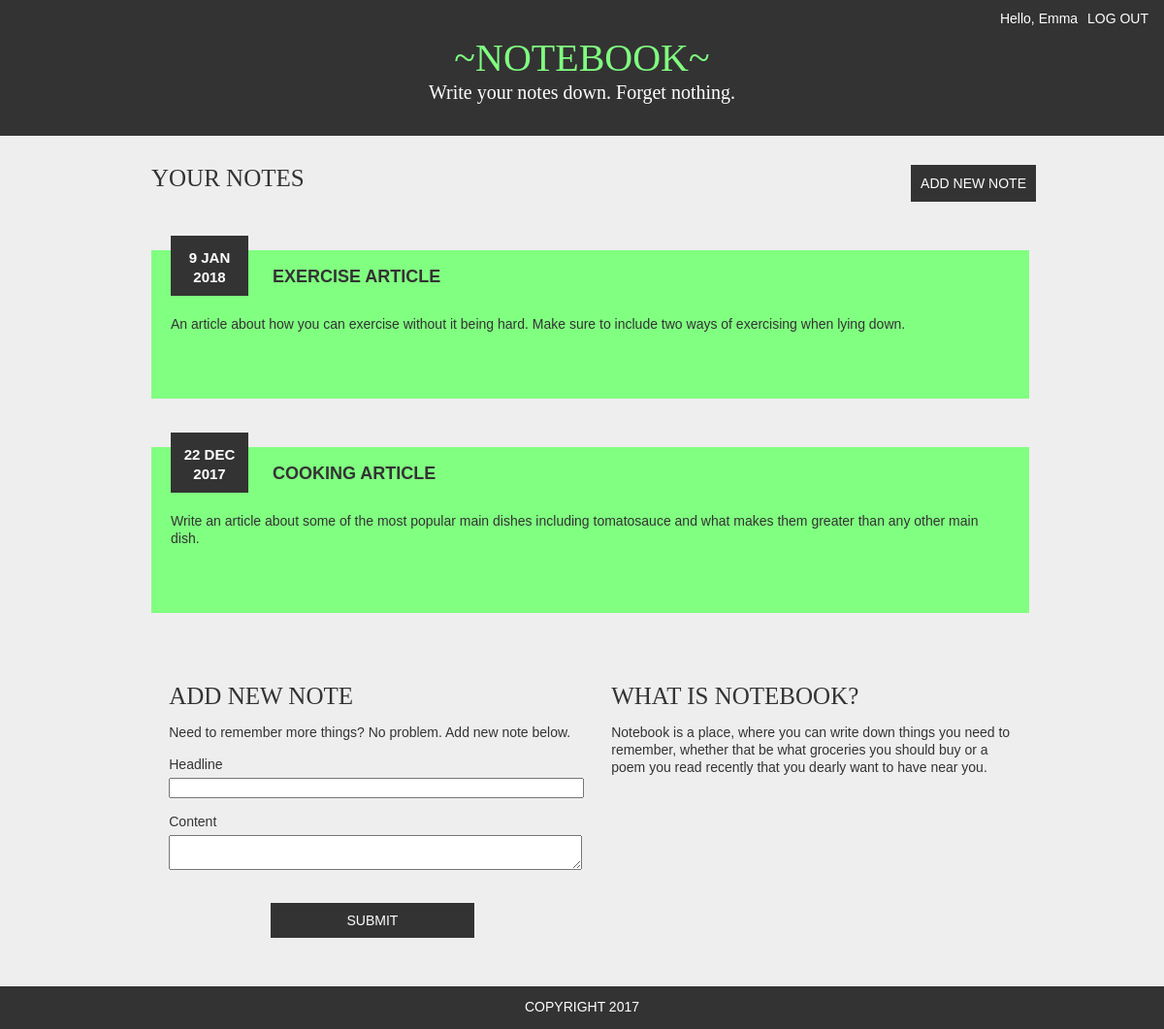
Screenshot of /notebook/dashboard.php (signed in) with the database file from the repository.
### tables this page shows
CREATE TABLE `noteusers` (
  `userid` int(11) NOT NULL AUTO_INCREMENT,
  `email` varchar(50) NOT NULL,
  `username` varchar(15) NOT NULL,
  `password` varchar(100) NOT NULL,
  PRIMARY KEY (`userid`),
  UNIQUE KEY `email` (`email`)
);

CREATE TABLE `notes` (
  `noteid` int(11) NOT NULL AUTO_INCREMENT,
  `headline` varchar(50) NOT NULL,
  `content` varchar(10000) NOT NULL,
  `datepublished` datetime NOT NULL,
  `userid` int(11) NOT NULL,
  PRIMARY KEY (`noteid`),
  KEY `FK_notes_noteusers` (`userid`),
  CONSTRAINT `FK_notes_noteusers` FOREIGN KEY (`userid`) REFERENCES `noteusers` (`userid`)
);

### notebook/dashboard.php (the view, shortened to what this page needs)
<?php
include "config.php";
?>
<!DOCTYPE html>
<html>
<head>
	<link rel="stylesheet" href="css/basic.css">
</head>
<body>
	<header>
		<nav>
			<form id="logout-form" action="php_library/logout.php">Hello,
					<?php
						$note_user = $_SESSION['note_user'];
						$sql = mysqli_query($db, "SELECT * FROM noteusers WHERE userid=$note_user[userid]");
						$username = $sql->fetch_assoc();
						if ($username) {
							echo $username['username'] . $db->error;
						} else {
							echo "user";
						}
					?>
				<input type="Submit" id="logout" value="Log out">
			</form>
		</nav>
		<h1>~Notebook~</h1>
		<p>Write your notes down. Forget nothing.</p>
	</header>
	<div id="content">
		<section id="section1" class="sections">
				<h2 id="yournotes">Your Notes</h2>
				<a class="addnewnote" href="#section2">Add New Note</a>
				<div class="notebox">
				<?php
					$note_user = $_SESSION['note_user'];
					$result = mysqli_query($db, "SELECT * FROM notes LEFT JOIN noteusers ON notes.userid = noteusers.userid WHERE notes.userid = '$note_user[userid]' ORDER BY DatePublished DESC");
					if ($result->num_rows > 0) {
					    while($row = $result->fetch_assoc()) {
					    	$noteDate = date("j M", strtotime($row["datepublished"]));
					    	$noteYear = date("Y", strtotime($row["datepublished"]));
					    	$noteid = $row['noteid'];
					        echo "<div onmouseover='showNotebuttons()' class='note'><div class='notedatebox'><p class='notedate'>" . $noteDate. "</p><p class='noteyear'>". $noteYear ."</p></div><h3>" . $row["headline"]. "</h3><p class='notecontent'>" . nl2br($row["content"]) . "<div class='notebuttons'><a class='editbutton' href='edit.php?id=" . $noteid . "'>Edit</a><a onclick='return confirmDelete()' href='php_library/delete.php?id=" . $noteid . "'>Delete</a></div></div>";
					    }
					} else {
				    	echo "No notes added yet! <a href='#section2'>Add one now</a>.";
					}
				?>
				</div>
		</section>
		<section id="section2" class="sections">
			<div class="sectionboxes addnew">
				<h2>Add new note</h2>
				<p>Need to remember more things? No problem. Add new note below.</p>
				<form method="POST" action="php_library/new_note.php">
					<p>Headline</p>
					<input type="text" name="headline" required>
					<p>Content</p>
					<textarea name="content" required></textarea>
					<input class="submit-button" type="submit" name="submit" value="Submit">
				</form>
			</div>
			<div class="sectionboxes information">
				<h2>What is Notebook?</h2>
				<p>Notebook is a place, where you can write down things you need to remember, whether that be what groceries you should buy or a poem you read recently that you dearly want to have near you.</p>
			</div>
		</section>
		<div class="push"></div>
	</div>
	<footer><p>Copyright 2017</p></footer>
</body>
</html>

### rows the page displays
noteusers: username "Emma"
notes: datepublished "9 JAN", datepublished "2018", headline "EXERCISE ARTICLE", content "An article about how you can exercise without it being hard. Make sure to include two ways of exercising when lying down."
notes: datepublished "22 DEC", datepublished "2017", headline "COOKING ARTICLE", content "Write an article about some of the most popular main dishes including tomatosauce and what makes them greater than any other main dish."
